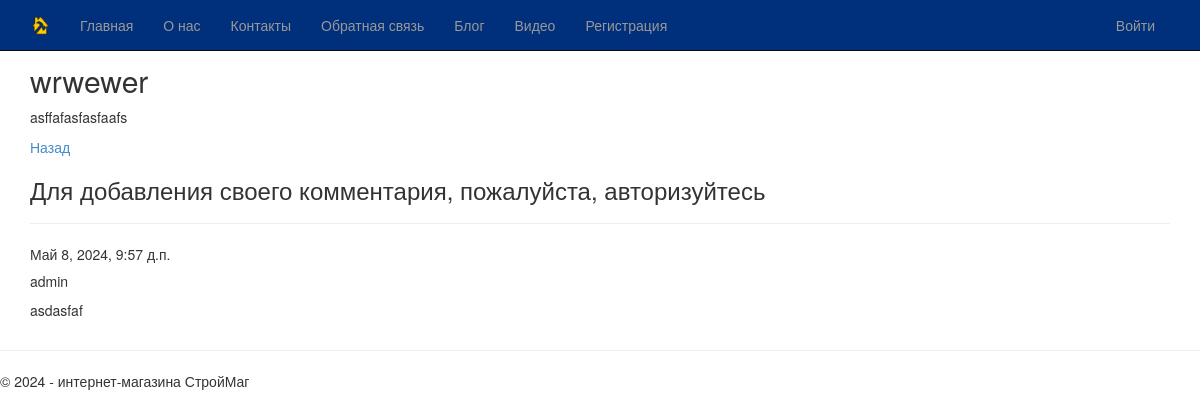
Screenshot of /blogpost/1/ with the database file from the repository.
### app/models.py (models this page shows, shortened)
class Blog(models.Model):
    author = models.ForeignKey(User, on_delete=models.CASCADE, related_name='blog_posts')
    title =  models.CharField(max_length= 100, unique_for_date="posted", verbose_name="Заголовок")
    description = models.TextField(verbose_name="Краткое содержание")
    content= models.TextField(verbose_name="Полное содержание")
    image=models.FileField(default="temp.jpeg", verbose_name="Путь к картинке")
    posted = models.DateTimeField(default= datetime.now(), db_index= True, verbose_name="Опбликована")
    class Meta:
        db_table = "Posts"
        ordering = ["-posted"]
        verbose_name= "статья блога"
        verbose_name_plural= "статьи блога"

class Comment(models.Model):
    user = models.ForeignKey(User, on_delete=models.CASCADE, verbose_name="Пользователь")
    post = models.ForeignKey(Blog, on_delete=models.CASCADE, verbose_name="Пост", related_name="comments")
    text = models.TextField(verbose_name="Комментарий")
    created_at = models.DateTimeField(auto_now_add=True)

### app/views.py (the view)
# urls.py: path('blogpost/<int:parametr>/', views.blogpost, name='blogpost'),
def blogpost(request, parametr):
    assert isinstance(request, HttpRequest)
    post_1 = Blog.objects.get(id=parametr) # запрос на выбор конкретной статьи по параметру
    comments = Comment.objects.filter(post=parametr).order_by('-created_at')
    if request.method == "POST": # после отправки данных формы на сервер методом POST
        form = CommentForm(request.POST)
        if form.is_valid():
            comment_f = form.save(commit=False)
            comment_f.user = request.user # добавляем (так как этого поля нет в форме) в модель Комментария (Comment) в поле автор авторизованного пользователя
            comment_f.created_at = datetime.now() # добавляем в модель Комментария (Comment) текущую дату
            comment_f.post = Blog.objects.get(id=parametr) # добавляем в модель Комментария (Comment) статью, для которой данный комментарий
            comment_f.save() # сохраняем изменения после добавления полей
            return redirect('blogpost', parametr=post_1.id) # переадресация на ту же страницу статьи после отправки комментария
    else:
        form = CommentForm() # создание формы для ввода комментария
    return render(
        request,
        'app/blogpost.html',
        {
            'post_1': post_1, # передача конкретной статьи в шаблон веб-страницы
            'year':datetime.now().year,
            'comments': comments, # передача всех комментариев к данной статье в шаблон веб-страницы
            'form': form, # передача формы добавления комментария в шаблон веб-страницы
        }
    )

### app/templates/app/blogpost.html (shortened to what this page needs)
{% extends "app/layout.html" %}
{% block content %}
<h2> {{post_1.title}} </h2>
<p> {{post_1.content|linebreaksbr}} </p>
<p><a href="{% url 'blog' %}"> Назад</a> </p>
{% if user.is_authenticated %}
<h3>Добавить комментарий</h3>
<form method="POST" >{% csrf_token %}
<div>
{{form.as_p}}
<button type="submit" class="save btn btn-default" > Отправить комментарий </button>
</div>
</form>
{% else %}
<h3> Для добавления своего комментария, пожалуйста, авторизуйтесь </h3>
{% endif %}
{% for comment in comments %}
<hr/>
<h7> {{comment.created_at}} </h7>
<h5> {{comment.user}} </h5>
<p> {{comment.text|linebreaksbr}} </p>
{% endfor %}
{% endblock %}

### app/static/app/content/site.css (style rules this page uses)
body { padding-top: 50px; padding-bottom: 20px; padding-top:2%; }

### rows the page displays
Blog: title "wrwewer", content "asffafasfasfaafs"
Comment: created_at "Май 8, 2024, 9:57 д.п.", user "admin", text "asdasfaf"
